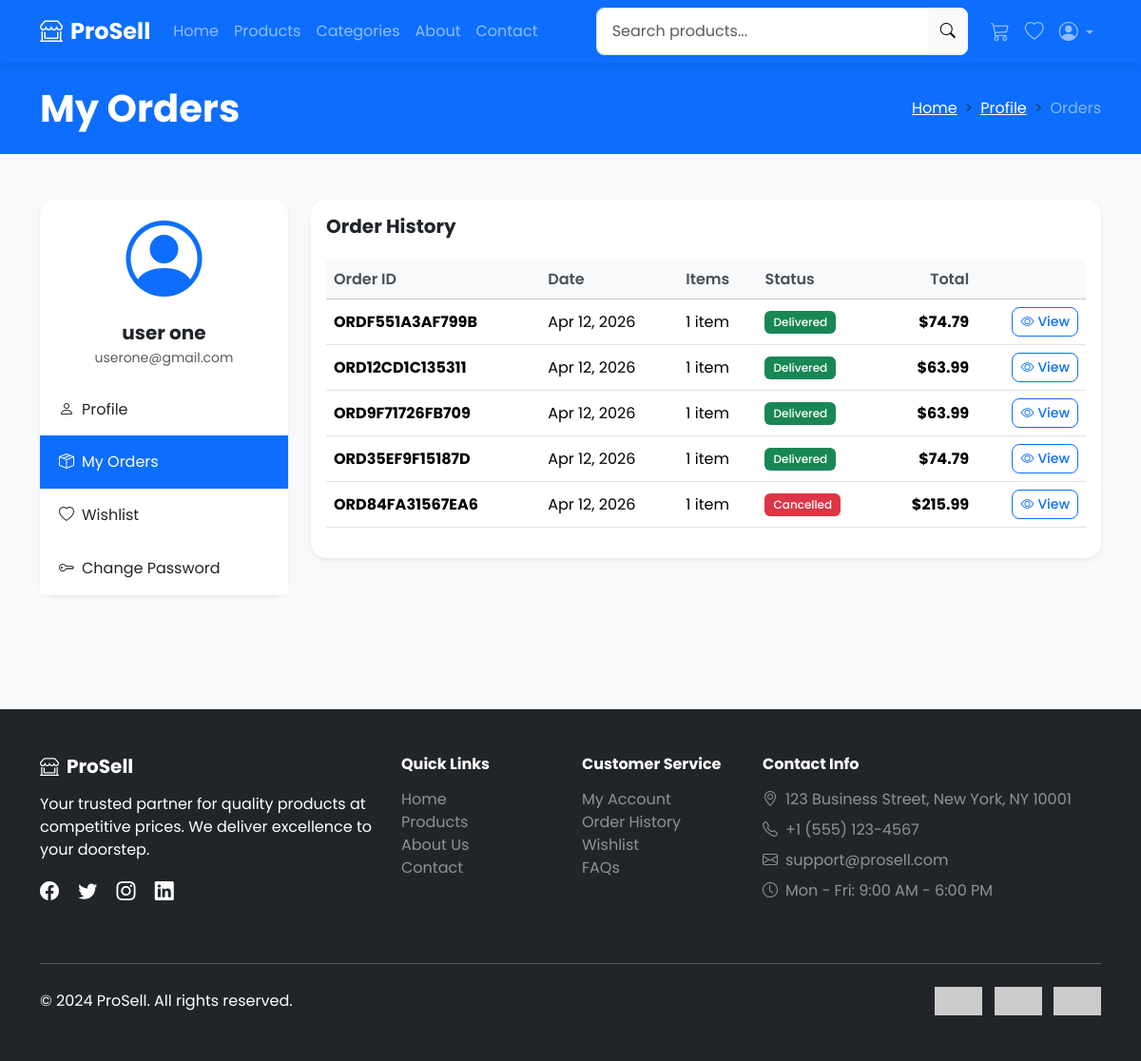
Screenshot of /orders/ (signed in) with the database file from the repository.
### sales/models.py (models this page shows, shortened)
class Order(models.Model):
    STATUS_CHOICES = [
        ('pending', 'Pending'),
        ('processing', 'Processing'),
        ('shipped', 'Shipped'),
        ('delivered', 'Delivered'),
        ('cancelled', 'Cancelled'),
    ]
    PAYMENT_CHOICES = [
        ('cod', 'Cash on Delivery'),
        ('card', 'Credit/Debit Card'),
        ('paypal', 'PayPal'),
    ]
    order_id = models.CharField(max_length=20, unique=True, editable=False)
    customer = models.ForeignKey(Customer, on_delete=models.CASCADE, related_name='orders')
    status = models.CharField(max_length=20, choices=STATUS_CHOICES, default='pending')
    payment_method = models.CharField(max_length=20, choices=PAYMENT_CHOICES, default='cod')
    shipping_name = models.CharField(max_length=200)
    shipping_address = models.TextField()
    shipping_city = models.CharField(max_length=100)
    shipping_state = models.CharField(max_length=100)
    shipping_zip = models.CharField(max_length=20)
    shipping_phone = models.CharField(max_length=20)
    subtotal = models.DecimalField(max_digits=10, decimal_places=2)
    shipping_cost = models.DecimalField(max_digits=10, decimal_places=2, default=0.00)
    tax = models.DecimalField(max_digits=10, decimal_places=2, default=0.00)
    total = models.DecimalField(max_digits=10, decimal_places=2)
    tracking_number = models.CharField(max_length=100, blank=True)
    notes = models.TextField(blank=True)
    created_at = models.DateTimeField(auto_now_add=True)
    updated_at = models.DateTimeField(auto_now=True)
    class Meta:
        ordering = ['-created_at']

### sales/views.py (the view)
# urls.py: path('orders/', views.order_history, name='order_history'),
@login_required
def order_history(request):
    customer = get_or_create_customer(request.user)
    orders = customer.orders.all()
    return render(request, 'sales/order_history.html', {'orders': orders})

### sales/cart.py (called while the page is built)
    def __len__(self):
        return sum(item['quantity'] for item in self.cart.values())

    def get_total_price(self):
        return sum(
            Decimal(item['price']) * item['quantity']
            for item in self.cart.values()
        )

### sales/context_processors.py (called while the page is built)
def cart_processor(request):
    cart = Cart(request)
    return {
        'cart': cart,
        'cart_count': len(cart),
        'cart_total': cart.get_total_price(),
    }

### sales/views.py (called while the page is built)
def get_or_create_customer(user):
    customer, created = Customer.objects.get_or_create(
        user=user
    )
    return customer

### templates/sales/order_history.html (shortened to what this page needs)
{% extends 'base.html' %}
{% block content %}
<section class="bg-primary text-white py-4">
    <div class="container">
        <div class="row align-items-center">
            <div class="col-md-6">
                <h1 class="fw-bold mb-0">My Orders</h1>
            </div>
            <div class="col-md-6">
                <nav aria-label="breadcrumb">
                    <ol class="breadcrumb mb-0 justify-content-md-end">
                        <li class="breadcrumb-item"><a href="{% url 'home' %}" class="text-white">Home</a></li>
                        <li class="breadcrumb-item"><a href="{% url 'profile' %}" class="text-white">Profile</a></li>
                        <li class="breadcrumb-item active text-white-50" aria-current="page">Orders</li>
                    </ol>
                </nav>
            </div>
        </div>
    </div>
</section>
<section class="py-5">
    <div class="container">
        <div class="row">
            <div class="col-lg-3 mb-4">
                <div class="card border-0 shadow-sm">
                    <div class="card-body text-center">
                        <div class="mb-3">
                            <i class="bi bi-person-circle display-1 text-primary"></i>
                        </div>
                        <h5 class="fw-bold mb-1">{{ user.get_full_name|default:user.username }}</h5>
                        <p class="text-muted small mb-0">{{ user.email }}</p>
                    </div>
                    <div class="list-group list-group-flush">
                        <a href="{% url 'profile' %}" class="list-group-item list-group-item-action">
                            <i class="bi bi-person me-2"></i>Profile
                        </a>
                        <a href="{% url 'order_history' %}" class="list-group-item list-group-item-action active">
                            <i class="bi bi-box-seam me-2"></i>My Orders
                        </a>
                        <a href="{% url 'wishlist' %}" class="list-group-item list-group-item-action">
                            <i class="bi bi-heart me-2"></i>Wishlist
                        </a>
                        <a href="{% url 'password_reset' %}" class="list-group-item list-group-item-action">
                            <i class="bi bi-key me-2"></i>Change Password
                        </a>
                    </div>
                </div>
            </div>
            <div class="col-lg-9">
                <div class="card border-0 shadow-sm">
                    <div class="card-body">
                        <h5 class="fw-bold mb-4">Order History</h5>
                        {% if orders %}
                            <div class="table-responsive">
                                <table class="table align-middle">
                                    <thead class="table-light">
                                        <tr>
                                            <th>Order ID</th>
                                            <th>Date</th>
                                            <th>Items</th>
                                            <th>Status</th>
                                            <th class="text-end">Total</th>
                                            <th></th>
                                        </tr>
                                    </thead>
                                    <tbody>
                                        {% for order in orders %}
                                            <tr>
                                                <td>
                                                    <span class="fw-bold">{{ order.order_id }}</span>
                                                </td>
                                                <td>{{ order.created_at|date:"M d, Y" }}</td>
                                                <td>{{ order.items.count }} item{{ order.items.count|pluralize }}</td>
                                                <td>
                                                    <span class="badge bg-{% if order.status == 'delivered' %}success{% elif order.status == 'cancelled' %}danger{% elif order.status == 'shipped' %}info{% else %}warning{% endif %}">
                                                        {{ order.get_status_display }}
                                                    </span>
                                                </td>
                                                <td class="text-end fw-bold">${{ order.total }}</td>
                                                <td class="text-end">
                                                    <a href="{% url 'order_detail' order.order_id %}" class="btn btn-sm btn-outline-primary">
                                                        <i class="bi bi-eye me-1"></i>View
                                                    </a>
                                                </td>
                                            </tr>
                                        {% endfor %}
                                    </tbody>
                                </table>
                            </div>
                        {% endif %}
                    </div>
                </div>
            </div>
        </div>
    </div>
</section>
{% endblock %}

### static/css/style.css (style rules this page uses)
body { font-family: 'Poppins', sans-serif; background-color: #f8f9fa; }
.btn { border-radius: 0.5rem; font-weight: 500; transition: all 0.3s ease; }
.card { border-radius: 1rem; transition: box-shadow 0.3s ease; }
.table { vertical-align: middle; }
.table th { font-weight: 600; color: #495057; }
.badge { font-weight: 500; padding: 0.5em 0.75em; }
.list-group-item { border: none; padding: 1rem 1.25rem; }
.list-group-item.active { background-color: var(--bs-primary); border-color: var(--bs-primary); }
.breadcrumb-item + .breadcrumb-item::before { content: ">"; }

### rows the page displays
Order: order_id "ORDF551A3AF799B", created_at "Apr 12, 2026", items.count "1", status "Delivered", total "74.79"
Order: order_id "ORD12CD1C135311", created_at "Apr 12, 2026", items.count "1", status "Delivered", total "63.99"
Order: order_id "ORD9F71726FB709", created_at "Apr 12, 2026", items.count "1", status "Delivered", total "63.99"
Order: order_id "ORD35EF9F15187D", created_at "Apr 12, 2026", items.count "1", status "Delivered", total "74.79"
Order: order_id "ORD84FA31567EA6", created_at "Apr 12, 2026", items.count "1", status "Cancelled", total "215.99"

### other values shown
{{ user.get_full_name|default:user.username }} "user one"
{{ user.email }} "userone@gmail.com"
